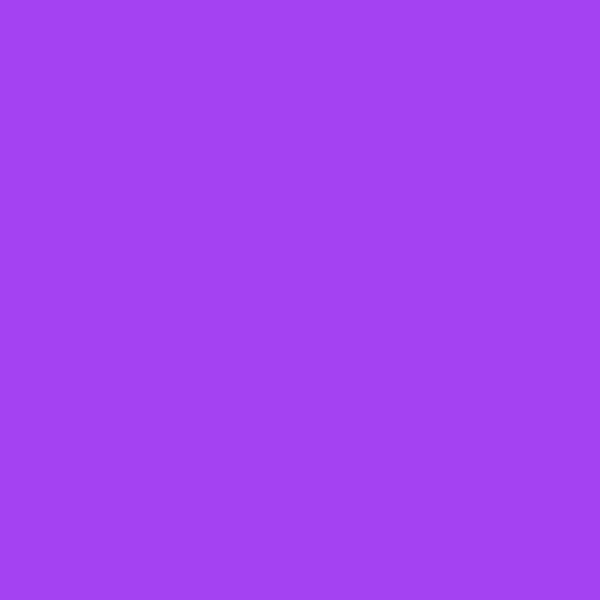
Frame 1 (no input)
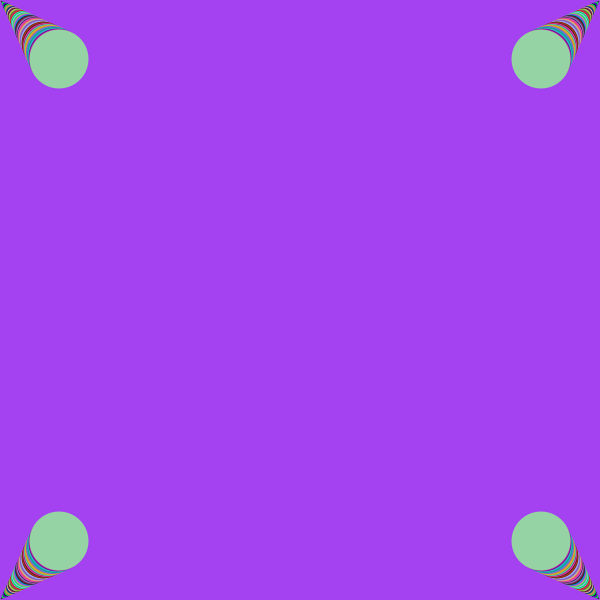
Frame 60 (the mouse pressed at the canvas centre just before this capture)
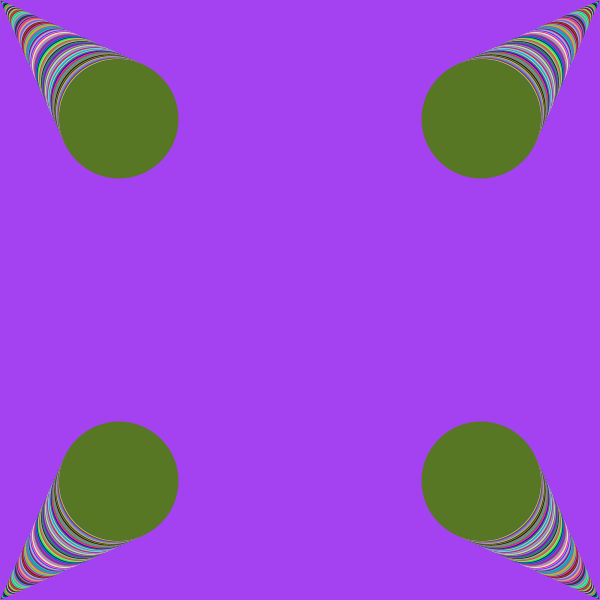
Frame 120 (the mouse held since frame 60 and released just before this capture)

The Processing sketch that drew these frames (run headless with seeded random() and noise(); from frame 60 on, the mouse is pressed at the canvas centre):

// Processing sketch: processing_165511
// ── processing_165511.pde

void setup(){
size(600, 600);
colorMode(RGB);
background(random(0,255), random(0,255), random(0,255));
}
float pos = 0;
float ps = 600;
void draw(){
fill(random(0,255), random(0,255), random(0,255));
noStroke();

//ellipse 1
ellipse(pos, pos, pos, pos);

//ellipse 2
ellipse(ps, pos, pos, pos);
//ellipse 3
ellipse(pos, ps, pos, pos);
//ellipse 4
ellipse(ps, ps, pos, pos);

pos++;
ps--;
}
